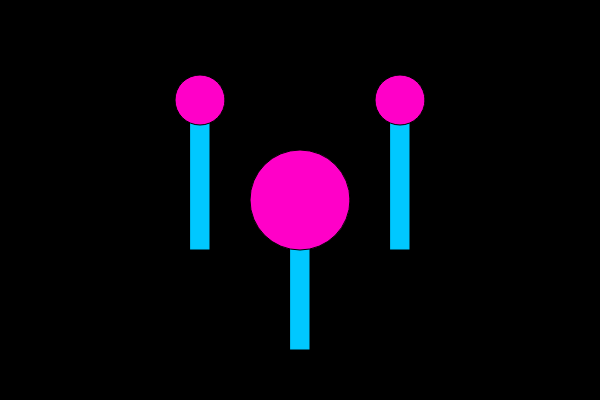
Frame 1 (no input)
Frame 60 (no input): identical to frame 1, image omitted
Frame 120 (the mouse pressed at the canvas centre since frame 60): identical to frame 1, image omitted

The p5.js sketch that drew this single still picture (run headless with seeded random() and noise() and a simulated clock; from frame 60 on, the mouse is pressed at the canvas centre):

// p5.js sketch
// ── sketch.js
function setup(){
    createCanvas(600,400);
}

function draw(){
    background(0);
    lolipop(200,100,50);
    lolipop(300,200,100);
    lolipop(400,100,50);
}

function lolipop(x,y,diameter){
  fill(0,200,255);
  rect(x-10,y,20,150);

  fill(255,0,200);
  ellipse(x,y,diameter,diameter);
}
